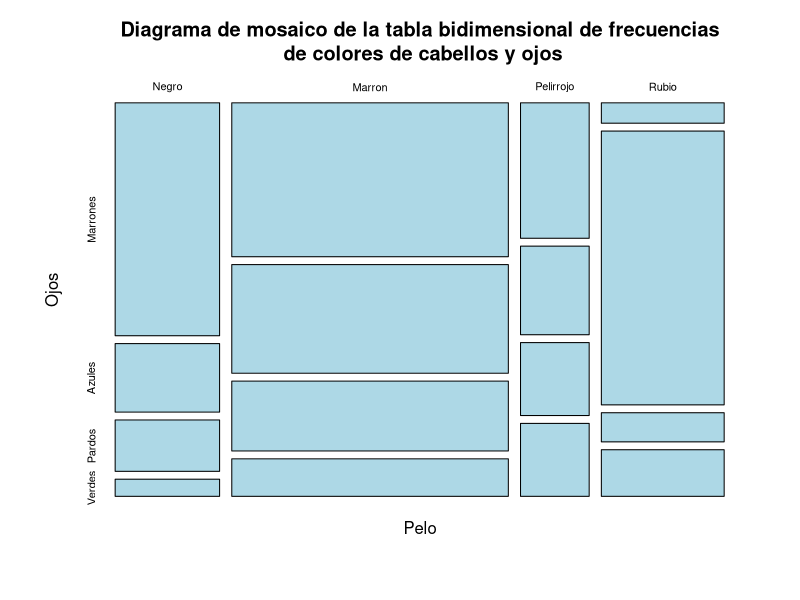
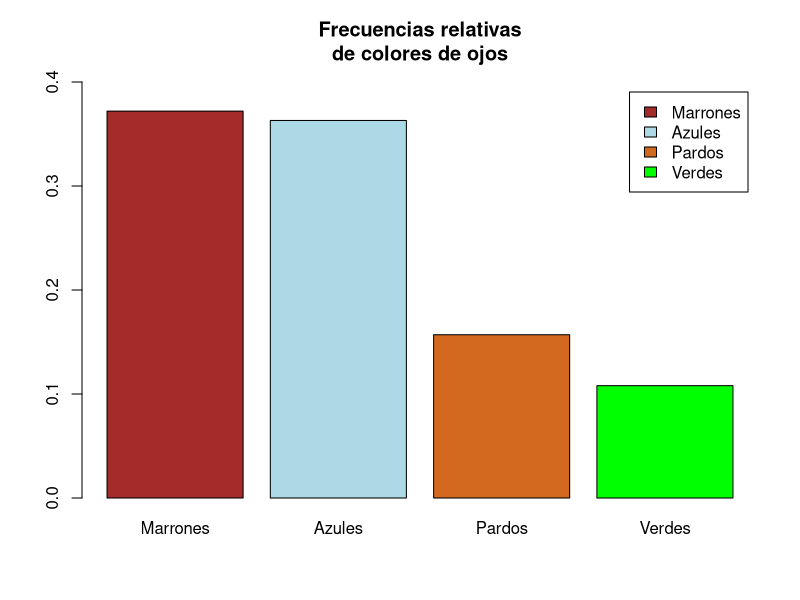
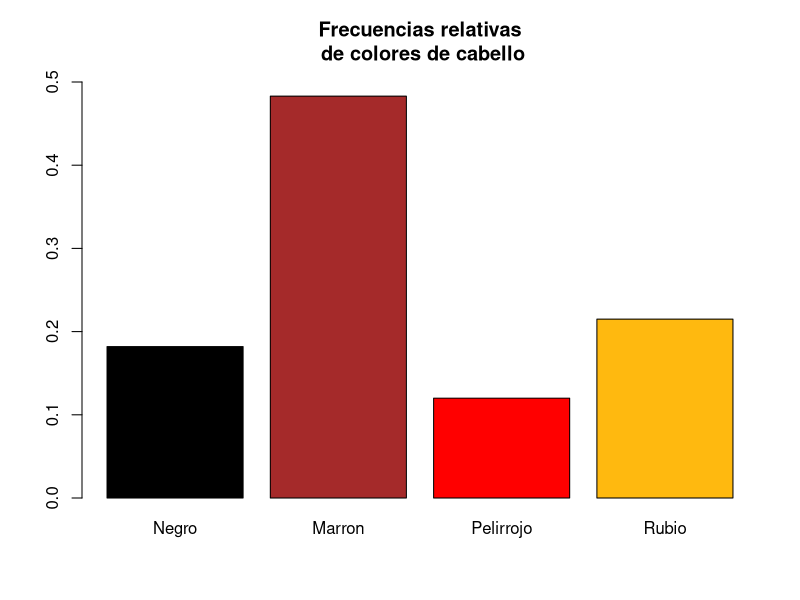
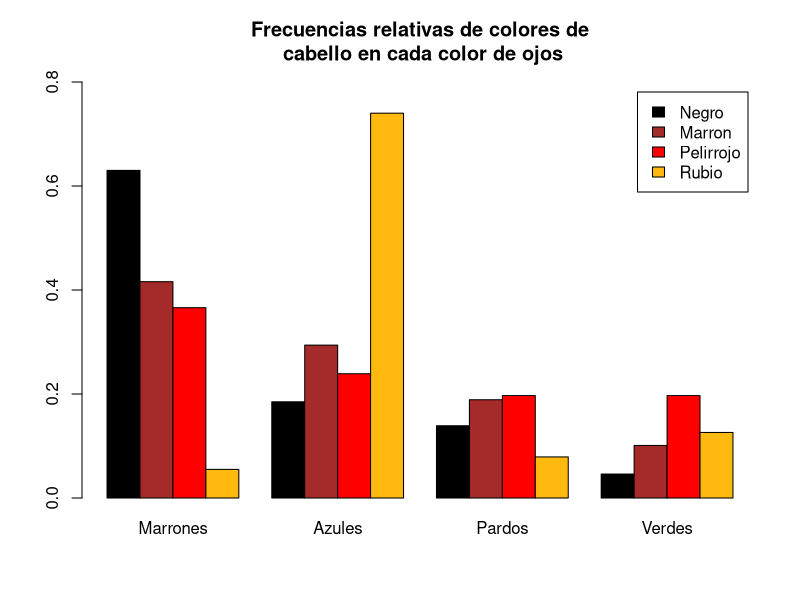
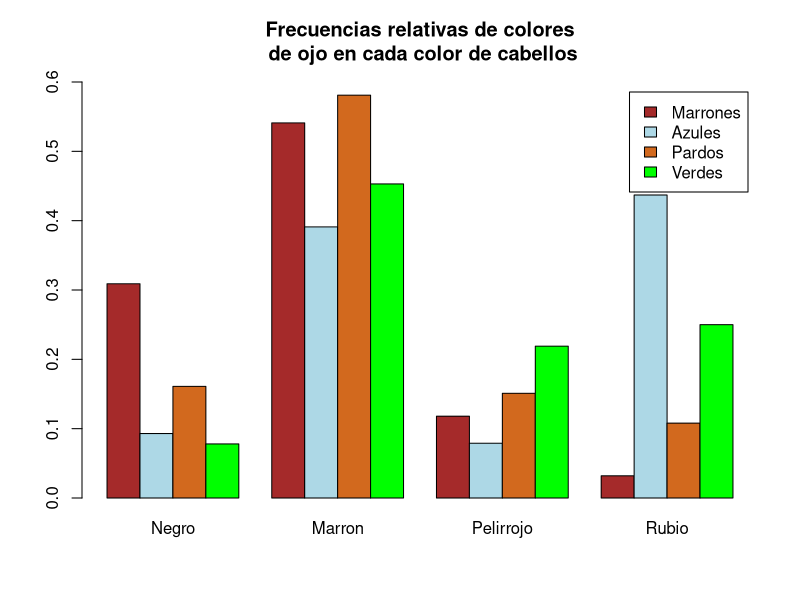

Reproduce these figures in R, in order.
## ---- chunk 1
knitr::opts_chunk$set(echo = TRUE)
## ---- chunk 2
ftable(HairEyeColor)
male <- HairEyeColor[,,"Male"]
female <- HairEyeColor[,,"Female"]
data <- as.table(male+female)
data
## ---- chunk 3
dimnames(data)
dimnames(data) = list(
  Pelo = c("Negro", "Marron", "Pelirrojo", "Rubio"),
  Ojos = c("Marrones", "Azules", "Pardos", "Verdes") 
)
data
## ---- chunk 4
plot(data, main = "Diagrama de mosaico de la tabla bidimensional de frecuencias\n de colores de cabellos y ojos", 
     col = c("lightblue"))
## ---- chunk 5
sum(data)
## ---- chunk 6
data
# fa_ojos <- apply(data, FUN = sum, MARGIN = 2)
# fa_ojos
# fa_pelo <- apply(data, FUN = sum, MARGIN = 1)
# fa_pelo
fa_ojos <- colSums(data)
fa_ojos
fa_pelo <- rowSums(data)
fa_pelo
fr_ojos <- round(prop.table(fa_ojos), 3)
fr_ojos
fr_pelo <- round(prop.table(fa_pelo), 3)
fr_pelo
## ---- chunk 7
#par(mfrow = c(1,2))
barplot(fr_ojos, 
        legend.text = c("Marrones", "Azules", "Pardos", "Verdes"), 
        col = c("brown ", "lightblue", "chocolate", "green"), 
        main = "Frecuencias relativas\n de colores de ojos ", 
        ylim = c(0, 0.4))
barplot(fr_pelo,
        names.arg = c("Negro", "Marron", "Pelirrojo", "Rubio"),
        col = c("black", "brown", "red", "darkgoldenrod1"), 
        main = "Frecuencias relativas\n de colores de cabello",
        ylim = c(0, 0.5))
## ---- chunk 8
data
round(prop.table(data), 3)
fr_p <- round(prop.table(data, margin = 1), 3)
fr_o <- round(prop.table(data, margin = 2), 3)
## ---- chunk 9
barplot(fr_p, 
        beside = TRUE,
        legend.text = TRUE, 
        col = c("black", "brown", "red", "darkgoldenrod1"), 
        main = "Frecuencias relativas de colores de\n cabello en cada color de ojos", 
        ylim = c(0, 0.8))
barplot(t(fr_o),
        beside = TRUE,
        legend.text = TRUE,
        col = c("brown ", "lightblue", "chocolate", "green"),
        main = "Frecuencias relativas de colores\n de ojo en cada color de cabellos",
        ylim = c(0, 0.6))
